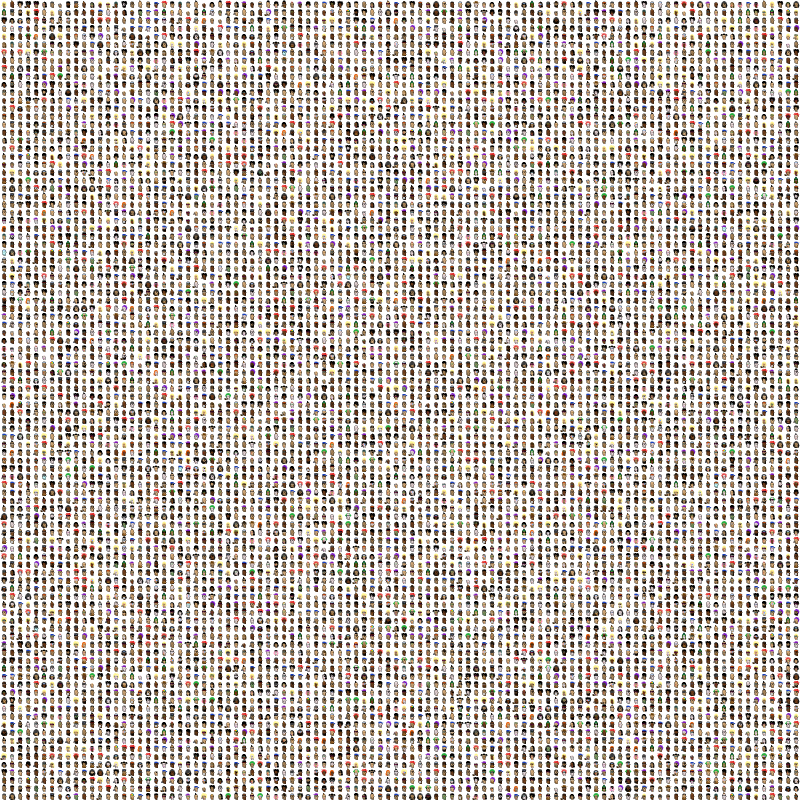
#> input picture data/phunks.png, 2400 x 2400 px (shown at 1/3 size)
$ jupyter execute phunks.ipynb
#> lines starting #> are read from the running program, lines starting #| are printed output that depends on the picture; after the words box and inside, x2 and y2 are one past the last pixel; in counts of white or black regions, pixels touching at a corner belong together
[cell 1]
from PIL import Image, ImageOps
import os
from tqdm import tqdm

[cell 2]
import torch

[cell 3]
imgs = Image.open('phunks.png')
#> imgs is the input picture: PIL image 2400x2400 P; mean R, G, B, A 36.8, 28.5, 22.3, 92.4
img_size = tuple(int(i / 100) for i in imgs.size)
#> img_size = (24, 24)

[cell 4]
tiles = [imgs.crop((left, top, left + img_size[0], top + img_size[1]))
         for left in range(0, imgs.size[0], img_size[0]) for top in range(0, imgs.size[1], img_size[1])]
#> tiles = 10000 items

[cell 5]
# img = tiles[0].convert('RGBA')
# bg = Image.new('RGBA', img.size, 'BLUE')
# bg.paste(img, (0, 0), img)
# bg
# # bg.getcolors()
# # img.getcolors()

[cell 6]
img = tiles[0].convert('RGBA')
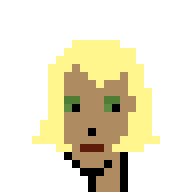
#> img: PIL image 24x24 RGBA (shown 8 times larger); mean R, G, B, A 67.2, 60.9, 37.3, 88.1; transparent parts drawn white
bg = Image.new('RGBA', img.size, 'BLUE')
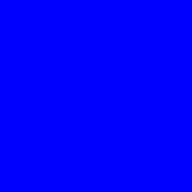
#> bg: PIL image 24x24 RGBA (shown 8 times larger); mean R, G, B, A 0, 0, 255, 255
r, g, b, a = img.split()
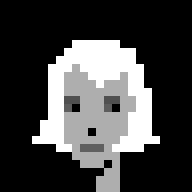
#> r: PIL image 24x24 L (shown 8 times larger); min 0, max 255, mean 67.2
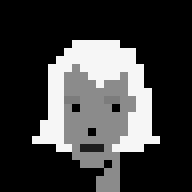
#> g: PIL image 24x24 L (shown 8 times larger); min 0, max 246, mean 60.9
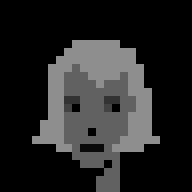
#> b: PIL image 24x24 L (shown 8 times larger); min 0, max 142, mean 37.3
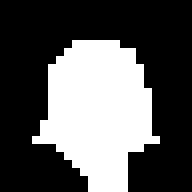
#> a: PIL image 24x24 L (shown 8 times larger); 34.5% white; 1 white region, box (x1, y1, x2, y2) and area: (4, 5, 20, 24) 199
bg.paste(img, None, a)
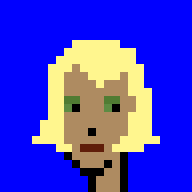
#> bg: PIL image 24x24 RGBA (shown 8 times larger); mean R, G, B, A 67.2, 60.9, 204.2, 255
bg.show()
